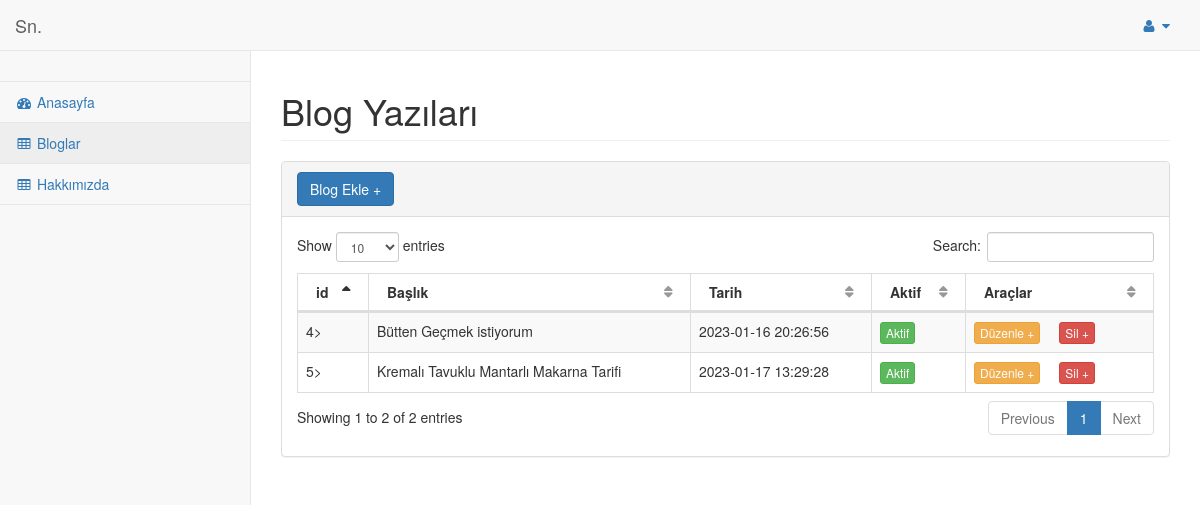
The page /admin/pages/blog.php (signed in) on the database its author committed.
### tables this page shows
CREATE TABLE `blog` (
  `id` int NOT NULL,
  `baslik` varchar(100) NOT NULL,
  `alt_baslik` varchar(255) NOT NULL,
  `aciklama` text NOT NULL,
  `tarih` datetime NOT NULL DEFAULT CURRENT_TIMESTAMP,
  `aktif` int NOT NULL DEFAULT '0'
);

### admin/pages/blog.php (the view, shortened to what this page needs)
<?php require_once 'inc-functions.php'; ?>
<!DOCTYPE html>
<html lang="en">
<head>
    <link href="../bower_components/bootstrap/dist/css/bootstrap.min.css" rel="stylesheet">
    <link href="../bower_components/metisMenu/dist/metisMenu.min.css" rel="stylesheet">
    <link href="../bower_components/datatables-plugins/integration/bootstrap/3/dataTables.bootstrap.css" rel="stylesheet">
    <link href="../bower_components/datatables-responsive/css/dataTables.responsive.css" rel="stylesheet">
    <link href="../dist/css/sb-admin-2.css" rel="stylesheet">
    <link href="../bower_components/font-awesome/css/font-awesome.min.css" rel="stylesheet" type="text/css">
</head>
<body>
    <div id="wrapper">
        <?php require_once 'inc-menu.php'; ?>
        <div id="page-wrapper">
            <div class="row">
                <div class="col-lg-12">
                    <h1 class="page-header">Blog Yazıları</h1>
                </div>
            </div>
            <div class="row">
                <div class="col-lg-12">
                    <div class="panel panel-default">
                        <div class="panel-heading">
                            <a href="blog_ekle.php" class="btn btn-primary" style="margin-right:15px;">Blog Ekle +</a>
                        </div>
                        <div class="panel-body">
                            <div class="dataTable_wrapper">
                                <table width="100%" class="table table-striped table-bordered table-hover" id="dataTables-example">
                                    <thead>
                                        <tr>
                                            <th>id</th>
                                            <th>Başlık</th>
                                            <th>Tarih</th>
                                            <th>Aktif</th>
                                            <th>Araçlar </th>
                                        </tr>
                                    </thead>
                                    <tbody>
                                        <?php
                                        $cek = $db->prepare("SELECT * FROM blog ORDER BY id DESC");
                                        $cek->execute();
                                        while($row = $cek->fetch(PDO::FETCH_ASSOC)) {
                                        ?>
                                        <tr class="odd gradeX">
                                            <td><?= $row["id"]?>></td>
                                            <td><?= $row["baslik"]?></td>
                                            <td><?= $row["tarih"]?></td>
                                            <td class="center">
                                            <?php if($row["aktif"] ==1) { ?>
                                                <a href="blog.php?is=aktif&id=<?= $row["id"] ?>&drm=<?= $row["aktif"] ?>" onclick="return confirm
                                                ('Aktiflik durumu değişsin mi?')"
                                                 class="btn btn-success btn-xs" style="margin-right:15px;">Aktif </a>
                                            <?php } else { ?>
                                                <a href="blog.php?is=aktif&id=<?= $row["id"] ?>&drm=<?= $row["aktif"] ?>" onclick="return confirm
                                                ('Aktiflik durumu değişsin mi?')"
                                                 class="btn btn-danger btn-xs" style="margin-right:15px;">Pasif</a>
                                            <?php } ?>
                                            </td>
                                            <td class="center">
                                            <a href="blog_duzenle.php?id=<?= $row["id"] ?>" class="btn btn-warning btn-xs" style="margin-right:15px;">Düzenle +</a>
                                            <a href="blog.php?is=sil&id=<?= $row["id"] ?>" onclick="return confirm('Silmek istediğinize emin misiniz?')"
                                            class="btn btn-danger btn-xs" style="margin-right:15px;">Sil +</a>
                                            </td>
                                        </tr>
                                        <?php } ?>
                                    </tbody>
                                </table>
                            </div>
                        </div>
                    </div>
                </div>
            </div>
        </div>
    </div>
</body>
</html>

### rows shown on the page
blog: id "5", baslik "Kremalı Tavuklu Mantarlı Makarna Tarifi", tarih "2023-01-17 13:29:28"
blog: id "4", baslik "Bütten Geçmek istiyorum", tarih "2023-01-16 20:26:56"
